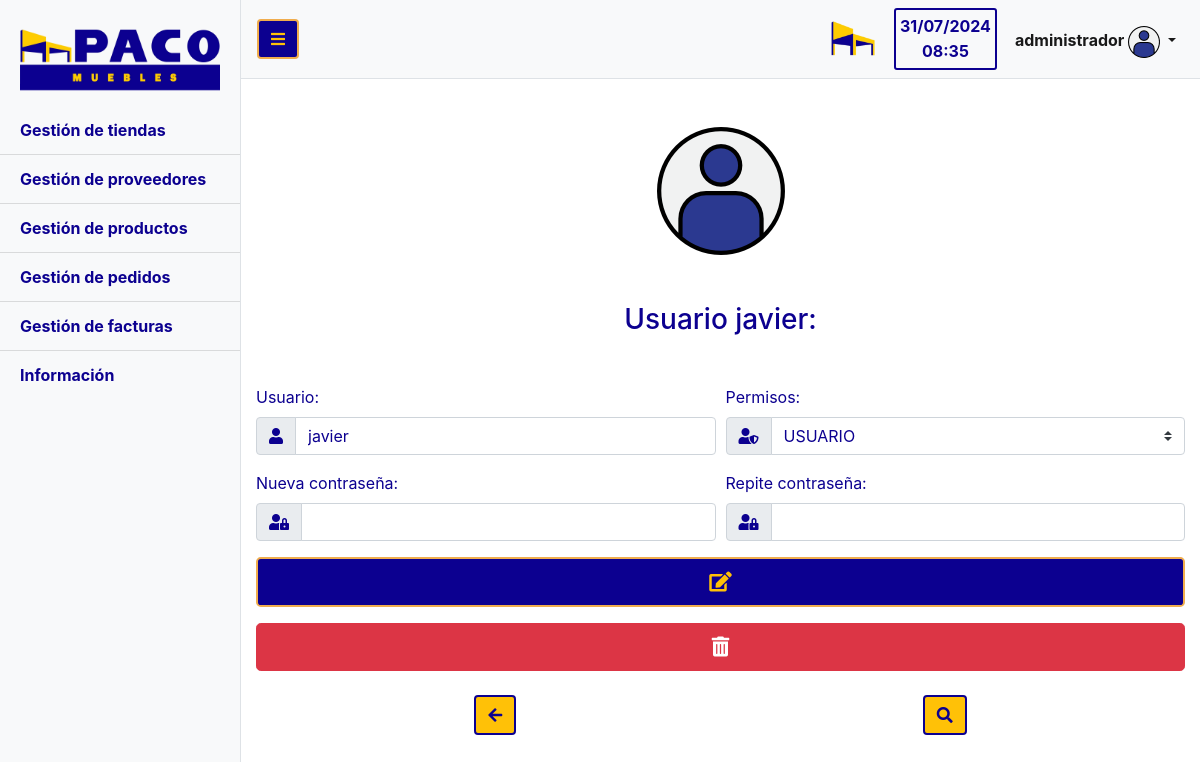
The page /usuario_editar.php?id=javier (signed in) on the database its author committed.
### tables this page shows
CREATE TABLE IF NOT EXISTS `USUARIOS` (
  `USER` varchar(20) NOT NULL,
  `PASSWORD` varchar(16) NOT NULL,
  `PERMISSION` int(1) NOT NULL,
  PRIMARY KEY (`USER`),
  UNIQUE KEY `USER_UNIQUE` (`USER`)
);

### usuario_editar.php (the view, shortened to what this page needs)
<!DOCTYPE html>
<html lang="es">
<head>
  <link rel="stylesheet" href="https://use.fontawesome.com/releases/v5.15.1/css/all.css">
  <link href="vendor/bootstrap/css/bootstrap.min.css" rel="stylesheet">
  <link href="css/inicio.css" rel="stylesheet">
</head>
<body onload="hora_act()">
  <div class="d-flex" id="wrapper">
    <div class="bg-light border-right" id="sidebar-wrapper">
      <div class="sidebar-heading"><a class="text-dark" href="inicio.php"><img src="img/home_pacologo.png" style="width:200px"></a></div>
      <div class="list-group list-group-flush">
        <a href="tienda_home.php" class="list-group-item list-group-item-action bg-light color_bold_font">Gestión de tiendas</a>
        <a href="proveedor_home.php" class="list-group-item list-group-item-action bg-light color_bold_font">Gestión de proveedores</a>
        <a href="producto_home.php" class="list-group-item list-group-item-action bg-light color_bold_font">Gestión de productos</a>
        <a href="pedido_home.php" class="list-group-item list-group-item-action bg-light color_bold_font">Gestión de pedidos</a>
        <a href="facturas.php" class="list-group-item list-group-item-action bg-light color_bold_font">Gestión de facturas</a>
        <a href="informacion.php" class="list-group-item list-group-item-action bg-light color_bold_font">Información</a>
      </div>
    </div>
    <div id="page-content-wrapper">
      <nav class="navbar navbar-expand-lg navbar-light bg-light border-bottom">
        <button class="btn color_use text-warning" id="menu-toggle"><i class="fas fa-bars"></i></button>
        <div class="collapse navbar-collapse" id="navbarSupportedContent">
          <ul class="navbar-nav ml-auto mt-2 mt-lg-0">
            <div class="d-flex float-left mr-3">
              <img class="mx-auto d-block img-fluid" src="img/logo_transparente.png" style="width: 50px"/>
            </div>
            <div id="fecha">
              <div id="reloj">
                <form name="form_reloj">
                  <input type="text" name="reloj" id="casillareloj" disabled="disabled">
                </form>
              </div>
            </div>
            <li class="nav-item active dropdown" id="centrarUsuario">
              <a class="nav-link dropdown-toggle color_bold_font" href="#" id="navbarDropdown" role="button" data-toggle="dropdown" aria-haspopup="true" aria-expanded="false">
                <?php echo $_SESSION['USER'];?>
                <img src="img/user.png">
              </a>
            </li>
          </ul>
        </div>
      </nav>
    <?php
    include_once 'conexion.php';
    $id = $_GET['id'];
    $sql = $conexion->prepare("SELECT * FROM USUARIOS WHERE USER = ?;");
    $sql ->execute([$id]);
    $user = $sql->fetch(PDO::FETCH_OBJ);
    ?>
    <div class="container my-5 color_font">
      <div class="d-flex justify-content-center">
        <img src="img/usuarios.png">
      </div>
      <h3 class="text-center my-5">Usuario <?php echo $user->USER?>:</h3>
      <form method="POST" action="" role="form">
        <div class="form-row">
          <div class="form-group col-md-6">
            <label for="username2">Usuario:</label>
            <div class="input-group">
              <div class="input-group-prepend">
                <span class="input-group-text color_font"><i class="fas fa-user"></i></span>
              </div>
              <input type="text" class="form-control color_font" name="username2" autocomplete="off" required value="<?php echo $user->USER?>" minlength="5" maxlength="20">
            </div>
          </div>
          <div class="form-group col-md-6">
            <label for="permiso2">Permisos:</label>
            <div class="input-group">
              <div class="input-group-prepend">
                <span class="input-group-text color_font"><i class="fas fa-user-shield"></i></span>
              </div>
              <select class="custom-select color_font" name="permiso2">
                <option  <?php if($user->PERMISSION == 0){ echo 'selected'; } ?> value='0'>USUARIO</option>
              </select>
            </div>
          </div>
        </div>
        <div class="form-row">
          <div class="form-group col-md-6">
            <label for="pass">Nueva contraseña:</label>
            <div class="input-group">
              <div class="input-group-prepend">
                <span class="input-group-text color_font"><i class="fas fa-user-lock"></i></span>
              </div>
              <input type="password" class="form-control color_font" name="pass2" autocomplete="off" minlength="6" maxlength="16">
            </div>
          </div>
          <div class="form-group col-md-6">
            <label for="pass_r2">Repite contraseña:</label>
            <div class="input-group">
              <div class="input-group-prepend">
                <span class="input-group-text color_font"><i class="fas fa-user-lock"></i></span>
              </div>
              <input type="password" class="form-control color_font" name="pass_r2" autocomplete="off" minlength="6" maxlength="16">
            </div>
          </div>
        </div>
        <div class="form-row">
          <div class="form-group col-md-12">
            <button class="btn btn-lg btn-block color_use text-warning" title="Editar" type="submit" name="btn_editar_user"><i class='fas fa-edit'></i></button>
          </div>
        </div>
        <?php
          if($_SESSION['USER'] != $user->USER){
            echo '<div class="form-row">
                    <div class="form-group col-md-12">
                      <a data-toggle="modal" data-target="#eliminarUsuario" title="Eliminar" class="btn btn-danger btn-lg btn-block"><i class="fas fa-trash-alt"></i></a>
                    </div>
                  </div>';
          }
        ?>
      </form>
      <div class="container d-flex  justify-content-around mt-2">
        <form method="POST" action="usuario_buscar.php">
          <button type="submit" name="searchBtn" class="btn color_text bg-warning"><i class="fas fa-arrow-left"></i></button>
        </form>
        <button class="btn color_text bg-warning" name="lupa-lista" title="Buscar" data-toggle="modal" data-target="#listaUsuarios"><i class="fas fa-search"></i></button>
      </div>
    </div>
</body>
</html>

### css/inicio.css (style rules this page uses)
#wrapper { overflow-x: hidden; }
#sidebar-wrapper { min-height: 100vh; margin-left: -15rem; -webkit-transition: margin .25s ease-out; -moz-transition: margin .25s ease-out; -o-transition: margin .25s ease-out; transition: margin .25s ease-out; }
#sidebar-wrapper .sidebar-heading { padding: 0.875rem 1.25rem; font-size: 1.2rem; }
#sidebar-wrapper .list-group { width: 15rem; }
#page-content-wrapper { min-width: 100vw; }
#reloj, #casillareloj { text-align: center; }
#fecha { text-align: center; font-weight: bold; border: 2px solid #0c0090; padding: 4px; margin-right: 10px; border-radius: 3px; color: #0c0090 }
.color_font { color: #0c0090; }
.color_bold_font { color: #0c0090; font-weight: bold; }
.color_use { background-color: #0c0090; border: 2px solid #f0ad4e; }
.color_text { color: #0c0090; border: 2px solid #0c0090; }
#casillareloj { border: none; background: #f8f9fa; width: 60px; color: #0c0090; font-weight: bold; }
#centrarUsuario { display: flex; justify-content: center; margin-top: 10px; }
@media (min-width: 768px) { #sidebar-wrapper { margin-left: 0; } }
@media (min-width: 768px) { #page-content-wrapper { min-width: 0; width: 100%; } }

### rows shown on the page
usuarios: USER "javier", username2 "javier", permiso2 "USUARIO"

### other values the page prints
$_SESSION['USER'] "administrador"
